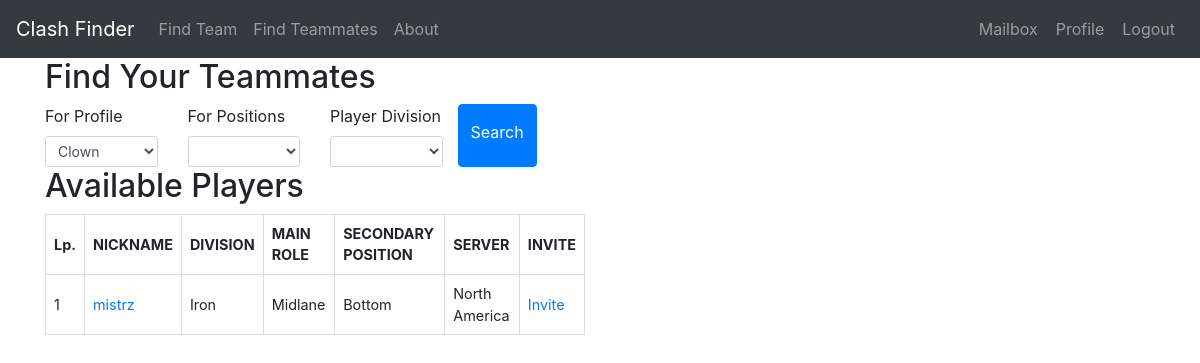
Page /findteammates (signed in) on the earlier database version.
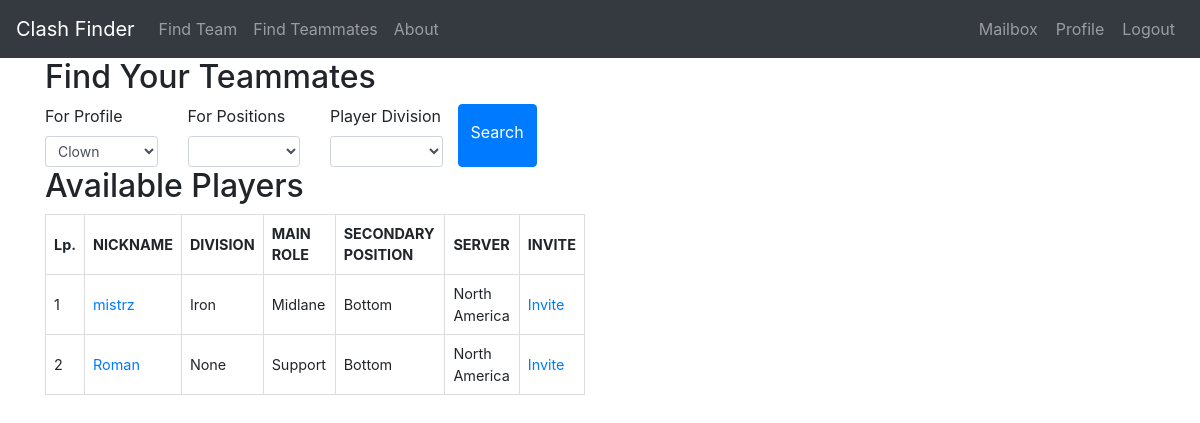
Same page on the later database version.
### models.py (models this page shows)
class Profile(UserMixin, db.Model):
    id = db.Column(db.Integer, primary_key=True)
    nickname = db.Column(db.String(64), index=True, unique=True)
    server = db.Column(db.String(10), index=True)
    division = db.Column(db.String(20), index=True)
    best_position = db.Column(db.String(20), index=True)
    alternative_position = db.Column(db.String(20), index=True)
    user_id = db.Column(db.Integer, db.ForeignKey('user.id'))
    clash_team = db.relationship('ClashTeam', backref='host', lazy='dynamic')
    invitation_in = db.relationship('ClashInvitation', backref='invitedguest', lazy='dynamic',
                              cascade="all, delete, delete-orphan")
    reported = db.relationship('ReportPlayer', backref='Reported', lazy='dynamic',
                              cascade="all, delete, delete-orphan")

### routes.py (the view, shortened to what this page needs)
@app.route('/findteammates', methods=['GET', 'POST'])
@login_required
def findteammates():
    user = User.query.filter_by(username=current_user.username).first_or_404()
    user_profiles = Profile.query.filter_by(user_id=user.id).all()
    user_profiles_id = []
    for user_profile in user_profiles:
        user_profiles_id.append(user_profile.id)
    find_teammates = Profile.query.filter(
        Profile.id.notin_(user_profiles_id)).all()
    if len(find_teammates) == 0:
        find_teammates = []
    form = SearchingProfile(user_id=user.id)
    return render_template('findteammates.html', get_server_short_name=get_server_short_name, find_teammates=find_teammates, form=form, user=user, user_profiles=user_profiles)

### forms.py
class SearchingProfile(FlaskForm):
    profile = SelectField('For Profile', validators=[DataRequired()], choices=[], default=None)
    divisions = SelectField('Player Division', choices=divisions)
    role = SelectField('For Positions', choices=positions)
    submit = SubmitField('Search')
    def __init__(self, user_id, *args, **kwargs):
        super(SearchingProfile, self).__init__(*args, **kwargs)
        self.profile.choices = [(p.id, p.nickname) for p in Profile.query.filter_by(user_id=user_id)]

### forms.py (called while the page is built)
def get_server_short_name(server_name):
    for server in servers:
        if server[0] == server_name:
            return server[1]
    return ''

### models.py (called while the page is built)
@login.user_loader
def load_user(id):
    return User.query.get(int(id))

### templates/findteammates.html (shortened to what this page needs)
{% extends "base.html" %}
{% block content %}
        <div class="container">
            <div class="row">
                <div class="col-sm-6">
					<h2>Find Your Teammates</h2>
					<form method="POST" action="{{ url_for('findteammates') }}">
						<div class="row">
							<div class="col-md-3">
							  {{ form.profile.label(class="form-control-label") }}
							  {{ form.profile(class="form-control form-control-sm") }}
							</div>
							<div class="col-md-3">
							  {{ form.role.label(class="form-control-label") }}
							  {{ form.role(class="form-control form-control-sm") }}
							</div>
							<div class="col-md-3">
							  {{ form.divisions.label(class="form-control-label") }}
							  {{ form.divisions(class="form-control form-control-sm") }}
							</div>
							<button type="submit" class="btn btn-primary">{{ form.submit.label }}</button>
							<br>
						</div>
					</form>
                    <h2>Available Players</h2>
						<div class="clash-available-teams">
							{% if find_teammates %}
                            <table>
                                <thead>
                                    <tr>
                                        <th>Lp.</th>
										<th>NICKNAME</th>
                                        <th>DIVISION</th>
                                        <th>MAIN ROLE</th>
                                        <th>SECONDARY POSITION</th>
                                        <th>SERVER</th>
										<th>INVITE</th>
                                    </tr>
                                </thead>
								<tbody>
									{% for teammate in find_teammates %}
									<tr>
										<td>{{ loop.index }}</td>
										<td><a href="{{ url_for('profile', nickname=teammate.nickname, server=get_server_short_name(teammate.server).lower()) }}">{{ teammate.nickname }}</a></td>
										<td>{{ teammate.division }}</td>
										<td>{{ teammate.best_position }}</td>
										<td>{{ teammate.alternative_position }}</td>
										<td>{{ teammate.server }}</td>
										<td><a href="{{ url_for('inviteteammates', user_id=user.id, guest_id=teammate.id) }}">Invite</a></td>
									</tr>
									{% endfor %}
								</tbody>
                            </table>
							{% else %}
                            <p>There are currently no players meeting your requirements.</p>
                            {% endif %}
						</div>
				</div>
			</div>
		</div>
{% endblock %}

Differences in the rows shown:
added Profile: nickname "Roman", division "None", best_position "Support", alternative_position "Bottom", server "North America"
